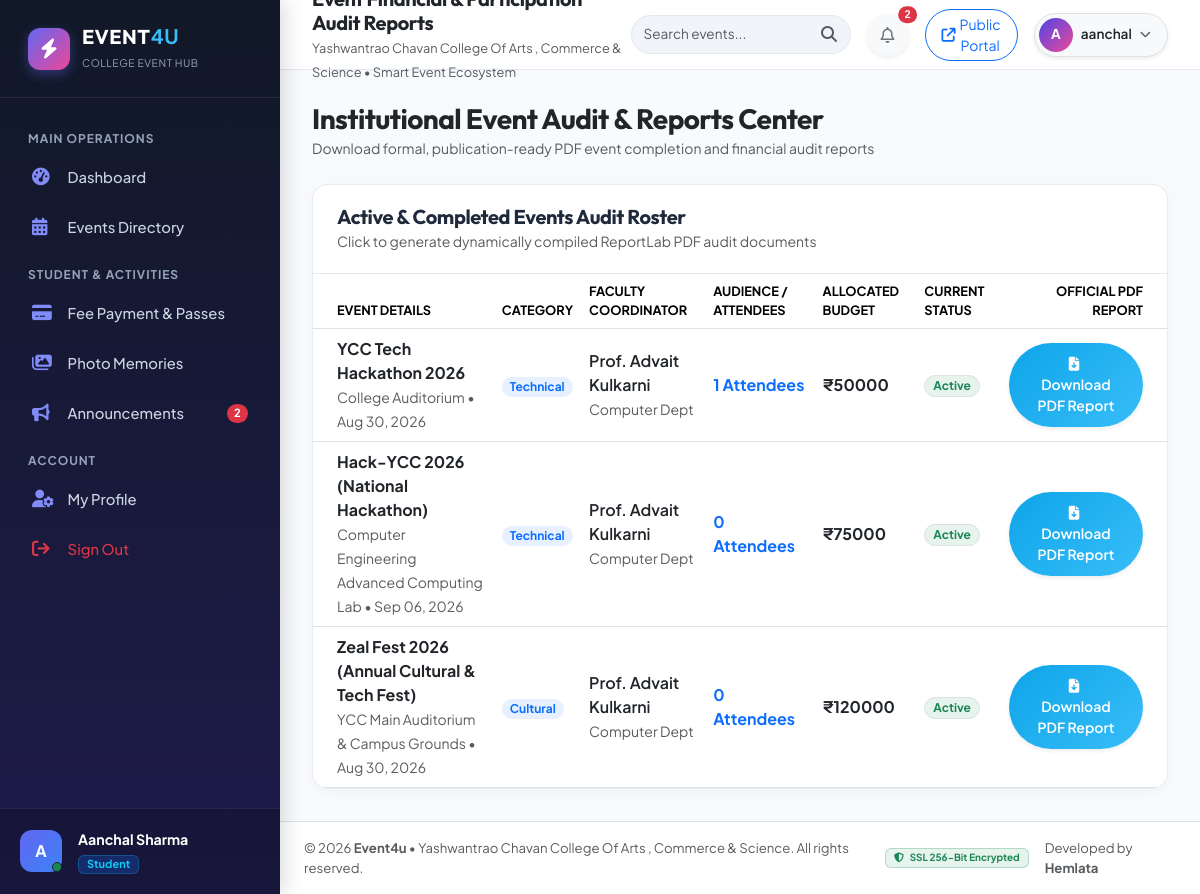
The page /report/ (signed in) on the database its author committed.
### event4u_app/models.py (models this page shows, shortened)
class UserProfile(models.Model):
    user = models.OneToOneField(User, on_delete=models.CASCADE, related_name='profile')
    role = models.CharField(max_length=30, choices=ROLES, default='STUDENT')
    fullName = models.CharField(max_length=100, blank=True, null=True)
    branch = models.CharField(max_length=50, choices=BRANCH, default='Computer')
    semester = models.CharField(max_length=10, choices=SEMESTER, default='1')
    rollNumber = models.PositiveIntegerField(null=True, blank=True)
    erp = models.PositiveBigIntegerField(null=True, blank=True)
    phone = models.CharField(max_length=15, blank=True, null=True)
    avatar = models.ImageField(upload_to='avatars', null=True, blank=True)
    createdAt = models.DateTimeField(auto_now_add=True)
    updatedAt = models.DateTimeField(auto_now=True)
    @property
    def display_name(self):
        if self.fullName:
            return self.fullName
        return self.user.get_full_name() or self.user.username

class Event(models.Model):
    coordinator = models.ForeignKey(Coordinator, on_delete=models.CASCADE, null=False, blank=False, related_name='events')
    name = models.CharField(max_length=150, null=False, blank=False)
    category = models.CharField(max_length=50, choices=CATEGORY_CHOICES, default='Technical')
    description = models.TextField(null=False, blank=False)
    image = models.ImageField(upload_to='events')
    status = models.CharField(max_length=50, choices=STATUS, default='Active')
    upi = models.CharField(max_length=100, blank=True, null=True, help_text="UPI ID for student fee collection")
    totalMoney = models.PositiveIntegerField(null=True, blank=True, default=0, help_text="Total allocated budget")
    venue = models.CharField(max_length=150, default='College Auditorium')
    eventDate = models.DateTimeField(null=True, blank=True)
    registrationOpen = models.BooleanField(default=True)
    createdAt = models.DateTimeField(auto_now_add=True)
    @property
    def total_participants_count(self):
        return Participant.objects.filter(event=self).count()
    @property
    def total_volunteers_count(self):
        return Volunteer.objects.filter(event=self).count()
    @property
    def total_audience_count(self):
        return Audience.objects.filter(event=self).count()
    @property
    def total_attendees_count(self):
        return self.total_participants_count + self.total_volunteers_count + self.total_audience_count

class Coordinator(models.Model):
    user = models.OneToOneField(User, on_delete=models.CASCADE, null=True, blank=True, related_name='coordinator_profile')
    name = models.CharField(max_length=100, null=False, blank=False)
    branch = models.CharField(max_length=50, choices=BRANCH)
    semester = models.CharField(max_length=50, choices=SEMESTER)
    rollNumber = models.PositiveIntegerField(null=False, blank=False)
    erp = models.PositiveBigIntegerField(null=False, blank=False)
    createdAt = models.DateTimeField(auto_now_add=True)
    updatedAt = models.DateTimeField(auto_now=True)

### event4u_app/views.py (the view)
# urls.py: path('report/', views.report, name='report'),
@login_required(login_url='login')
def report(request):
    events = Event.objects.all().order_by('-createdAt')
    context = {
        'events': events,
        'role_title': 'Event Financial & Participation Audit Reports'
    }
    return render(request, 'event4u/report.html', context)

### event4u_app/templates/event4u/report.html (shortened to what this page needs)
{% extends 'base/base.html' %}
{% block content %}
<div class="container-fluid p-0">
  <div class="d-flex flex-column flex-md-row justify-content-between align-items-md-center gap-3 mb-4">
    <div>
      <h3 class="m-0 fw-bold brand-font text-dark">Institutional Event Audit & Reports Center</h3>
      <small class="text-muted">Download formal, publication-ready PDF event completion and financial audit reports</small>
    </div>
  </div>
  <div class="card-modern">
    <div class="card-modern-header">
      <div>
        <h5 class="m-0 fw-bold">Active & Completed Events Audit Roster</h5>
        <small class="text-muted">Click to generate dynamically compiled ReportLab PDF audit documents</small>
      </div>
    </div>
    <div class="card-modern-body p-0">
      <div class="table-responsive">
        <table class="table table-hover align-middle mb-0">
          <thead class="bg-light text-muted" style="font-size: 0.8rem; text-transform: uppercase;">
            <tr>
              <th class="ps-4">Event Details</th>
              <th>Category</th>
              <th>Faculty Coordinator</th>
              <th>Audience / Attendees</th>
              <th>Allocated Budget</th>
              <th>Current Status</th>
              <th class="text-end pe-4">Official PDF Report</th>
            </tr>
          </thead>
          <tbody>
            {% for event in events %}
            <tr>
              <td class="ps-4">
                <div class="fw-bold text-dark">{{ event.name }}</div>
                <small class="text-muted">{{ event.venue }} • {{ event.eventDate|date:"M d, Y"|default:"TBD" }}</small>
              </td>
              <td><span class="badge bg-primary bg-opacity-10 text-primary px-2 py-1 rounded-pill">{{ event.category }}</span></td>
              <td>
                <div class="fw-semibold text-dark">{{ event.coordinator.name }}</div>
                <small class="text-muted">{{ event.coordinator.branch }} Dept</small>
              </td>
              <td class="fw-bold text-primary">{{ event.total_attendees_count }} Attendees</td>
              <td class="fw-bold text-dark">₹{{ event.totalMoney|default:0 }}</td>
              <td>
                <span class="badge {% if event.status == 'Active' %}bg-success{% else %}bg-secondary{% endif %} bg-opacity-10 text-{% if event.status == 'Active' %}success{% else %}secondary{% endif %} border rounded-pill px-2 py-1">
                  {{ event.status }}
                </span>
              </td>
              <td class="text-end pe-4">
                <a href="{% url 'generatereport' event.id %}" class="btn btn-gradient-secondary btn-sm rounded-pill px-4 shadow-sm" download>
                  <i class="fa-solid fa-file-arrow-down me-1"></i> Download PDF Report
                </a>
              </td>
            </tr>
            {% empty %}
            <tr>
              <td colspan="7" class="text-center py-5 text-muted">No events available for report compilation.</td>
            </tr>
            {% endfor %}
          </tbody>
        </table>
      </div>
    </div>
  </div>
</div>
{% endblock %}

### event4u_app/templates/base/sidebar.html (shortened to what this page needs)
{% load static %}
<aside class="app-sidebar">
  <a href="{% url 'home' %}" class="sidebar-brand">
    <div class="brand-badge">
      <i class="fa-solid fa-bolt"></i>
    </div>
    <div>
      <h4 class="m-0 fs-5 brand-font text-white" style="letter-spacing: 0.5px;">EVENT<span style="color: #38bdf8;">4U</span></h4>
      <small style="font-size: 0.65rem; color: #94a3b8; letter-spacing: 0.05em;" class="text-uppercase">College Event Hub</small>
    </div>
  </a>
  <div class="sidebar-menu">
    <div class="nav-category">Main Operations</div>
    <a href="{% url 'dashboard' %}" class="sidebar-link {% if request.resolver_match.url_name == 'dashboard' or 'dashboard' in request.resolver_match.url_name %}active{% endif %}">
      <i class="fa-solid fa-gauge-high"></i>
      <span>Dashboard</span>
    </a>
    <a href="{% url 'events' %}" class="sidebar-link {% if request.resolver_match.url_name == 'events' or request.resolver_match.url_name == 'event_data' %}active{% endif %}">
      <i class="fa-solid fa-calendar-days"></i>
      <span>Events Directory</span>
    </a>
    <div class="nav-category">Student & Activities</div>
    <a href="{% url 'payment' %}" class="sidebar-link {% if request.resolver_match.url_name == 'payment' %}active{% endif %}">
      <i class="fa-solid fa-credit-card"></i>
      <span>Fee Payment & Passes</span>
    </a>
    <a href="{% url 'memories' %}" class="sidebar-link {% if request.resolver_match.url_name == 'memories' %}active{% endif %}">
      <i class="fa-solid fa-images"></i>
      <span>Photo Memories</span>
    </a>
    <a href="{% url 'notification' %}" class="sidebar-link {% if request.resolver_match.url_name == 'notification' %}active{% endif %}">
      <i class="fa-solid fa-bullhorn"></i>
      <span>Announcements</span>
      {% if unread_notifications_count %}
      <span class="badge bg-danger rounded-pill ms-auto" style="font-size: 0.7rem;">{{ unread_notifications_count }}</span>
      {% endif %}
    </a>
    <div class="nav-category">Account</div>
    <a href="{% url 'profile' %}" class="sidebar-link {% if request.resolver_match.url_name == 'profile' %}active{% endif %}">
      <i class="fa-solid fa-user-gear"></i>
      <span>My Profile</span>
    </a>
    <a href="{% url 'logout' %}" class="sidebar-link text-danger">
      <i class="fa-solid fa-arrow-right-from-bracket text-danger"></i>
      <span>Sign Out</span>
    </a>
  </div>
  <div class="sidebar-user d-flex align-items-center gap-3">
    <div class="position-relative">
      <div style="width: 42px; height: 42px; border-radius: 12px; background: linear-gradient(135deg, #6366f1, #3b82f6); display: flex; align-items: center; justify-content: center; font-weight: 700; color: white;">
        {{ user.username|make_list|first|upper }}
      </div>
      <span class="position-absolute bottom-0 end-0 p-1 bg-success border border-dark rounded-circle"></span>
    </div>
    <div class="overflow-hidden">
      <div class="text-white fw-bold text-truncate" style="font-size: 0.885rem;">
        {% if user_profile %}{{ user_profile.display_name }}{% else %}{{ user.username }}{% endif %}
      </div>
      <span class="badge bg-primary bg-opacity-25 text-info border border-info border-opacity-25" style="font-size: 0.685rem; padding: 0.2rem 0.5rem;">
        {{ user_role|title }}
      </span>
    </div>
  </div>
</aside>

### event4u_app/templates/base/navbar.html (shortened to what this page needs)
<header class="app-topbar">
  <div class="d-flex align-items-center gap-3">
    <div>
      <h5 class="m-0 fw-bold brand-font text-dark">{{ role_title|default:"Control Center" }}</h5>
      <small class="text-muted d-none d-md-inline" style="font-size: 0.8rem;">
        Yashwantrao Chavan College Of Arts , Commerce & Science • Smart Event Ecosystem
      </small>
    </div>
  </div>
  <div class="d-flex align-items-center gap-3">
    <form class="d-none d-md-flex position-relative" action="{% url 'events' %}" method="GET">
      <input type="text" name="q" class="form-control rounded-pill pe-5 py-2" placeholder="Search events..." style="width: 220px; font-size: 0.85rem; background: #f1f5f9; border: 1px solid #e2e8f0;">
      <button type="submit" class="btn position-absolute end-0 top-0 text-muted" style="border: none; background: transparent; padding: 0.45rem 0.85rem;">
        <i class="fa-solid fa-magnifying-glass"></i>
      </button>
    </form>
    <div class="dropdown">
      <button class="btn btn-light rounded-circle shadow-sm position-relative" type="button" data-bs-toggle="dropdown" style="width: 42px; height: 42px;">
        <i class="fa-regular fa-bell text-secondary"></i>
        {% if unread_notifications_count %}
        <span class="position-absolute top-0 start-100 translate-middle badge rounded-pill bg-danger" style="font-size: 0.65rem;">
          {{ unread_notifications_count }}
        </span>
        {% endif %}
      </button>
    </div>
    <a href="{% url 'home' %}" target="_blank" class="btn btn-outline-primary rounded-pill btn-sm px-3 d-none d-sm-inline-flex align-items-center gap-1">
      <i class="fa-solid fa-arrow-up-right-from-square"></i>
      <span>Public Portal</span>
    </a>
    <div class="dropdown">
      <button class="btn btn-light rounded-pill p-1 pe-3 d-flex align-items-center gap-2 shadow-sm border" type="button" data-bs-toggle="dropdown">
        <div style="width: 34px; height: 34px; border-radius: 50%; background: linear-gradient(135deg, #4f46e5, #ec4899); display: flex; align-items: center; justify-content: center; color: white; font-weight: bold; font-size: 0.85rem;">
          {{ user.username|make_list|first|upper }}
        </div>
        <span class="d-none d-md-inline fw-semibold text-dark" style="font-size: 0.85rem;">{{ user.username }}</span>
        <i class="fa-solid fa-chevron-down text-muted" style="font-size: 0.7rem;"></i>
      </button>
    </div>
  </div>
</header>

### event4u_app/templates/base/base.html (style rules this page uses)
:root { --primary: #4f46e5; --primary-dark: #3730a3; --primary-light: #818cf8; --secondary: #0ea5e9; --accent: #ec4899; --dark-bg: #0f172a; --card-bg: #ffffff; --sidebar-bg: #1e1b4b; --text-main: #1e293b; --text-muted: #64748b; --border-color: #e2e8f0; --glow-shadow: 0 10px 25px -5px rgba(79, 70, 229, 0.2), 0 8px 10px -6px rgba(79, 70, 229, 0.2); }
* { box-sizing: border-box; font-family: 'Plus Jakarta Sans', sans-serif; }
body { background-color: #f8fafc; color: var(--text-main); overflow-x: hidden; min-height: 100vh; }
h1, h2, h3, h4, h5, h6, .brand-font { font-family: 'Outfit', sans-serif; font-weight: 700; letter-spacing: -0.02em; }
.app-sidebar { width: 280px; background: linear-gradient(180deg, #111827 0%, #1e1b4b 100%); color: #ffffff; position: fixed; top: 0; bottom: 0; left: 0; z-index: 1040; display: flex; flex-direction: column; box-shadow: 4px 0 20px rgba(0,0,0,0.15); transition: all 0.3s cubic-bezier(0.4, 0, 0.2, 1); }
.sidebar-brand { padding: 1.5rem 1.75rem; display: flex; align-items: center; gap: 0.75rem; border-bottom: 1px solid rgba(255,255,255,0.08); text-decoration: none; color: #ffffff; }
.sidebar-brand .brand-badge { background: linear-gradient(135deg, #6366f1 0%, #ec4899 100%); width: 42px; height: 42px; border-radius: 12px; display: flex; align-items: center; justify-content: center; font-size: 1.25rem; box-shadow: 0 4px 12px rgba(99, 102, 241, 0.4); }
.sidebar-menu { padding: 1.25rem 1rem; flex-grow: 1; overflow-y: auto; }
.nav-category { font-size: 0.75rem; text-transform: uppercase; letter-spacing: 0.08em; color: #94a3b8; padding: 0.75rem 0.75rem 0.35rem; font-weight: 700; }
.sidebar-link { display: flex; align-items: center; gap: 0.85rem; padding: 0.75rem 1rem; color: #cbd5e1; text-decoration: none; border-radius: 10px; font-weight: 500; font-size: 0.925rem; transition: all 0.2s ease; margin-bottom: 0.25rem; }
.sidebar-link i { width: 22px; font-size: 1.1rem; color: #818cf8; transition: all 0.2s ease; }
.sidebar-user { padding: 1.25rem; border-top: 1px solid rgba(255,255,255,0.08); background: rgba(0,0,0,0.2); }
.app-topbar { background: #ffffff; height: 70px; border-bottom: 1px solid var(--border-color); display: flex; align-items: center; justify-content: space-between; padding: 0 2rem; position: sticky; top: 0; z-index: 1020; }
.card-modern { background: #ffffff; border-radius: 16px; border: 1px solid rgba(226, 232, 240, 0.8); box-shadow: 0 4px 20px -2px rgba(0, 0, 0, 0.04); transition: transform 0.2s ease, box-shadow 0.2s ease; overflow: hidden; }
.card-modern-header { padding: 1.25rem 1.5rem; border-bottom: 1px solid var(--border-color); display: flex; align-items: center; justify-content: space-between; background: #ffffff; }
.card-modern-body { padding: 1.5rem; }
.btn-gradient-secondary { background: linear-gradient(135deg, #0ea5e9 0%, #38bdf8 100%); color: #ffffff; border: none; font-weight: 600; border-radius: 10px; padding: 0.65rem 1.35rem; box-shadow: 0 4px 14px rgba(14, 165, 233, 0.3); }

### rows shown on the page
UserProfile: display_name "Aanchal Sharma", role "Student"
Event: name "YCC Tech Hackathon 2026", venue "College Auditorium", eventDate "Aug 30, 2026", category "Technical", coordinator.name "Prof. Advait Kulkarni", coordinator.branch "Computer", total_attendees_count "1", totalMoney "50000", status "Active"
Event: name "Hack-YCC 2026 (National Hackathon)", venue "Computer Engineering Advanced Computing Lab", eventDate "Sep 06, 2026", category "Technical", coordinator.name "Prof. Advait Kulkarni", coordinator.branch "Computer", total_attendees_count "0", totalMoney "75000", status "Active"
Event: name "Zeal Fest 2026 (Annual Cultural & Tech Fest)", venue "YCC Main Auditorium & Campus Grounds", eventDate "Aug 30, 2026", category "Cultural", coordinator.name "Prof. Advait Kulkarni", coordinator.branch "Computer", total_attendees_count "0", totalMoney "120000", status "Active"

### other values the page prints
{{ unread_notifications_count }} "2"
{{ user.username|make_list|first|upper }} "A"
{{ user.username }} "aanchal"
